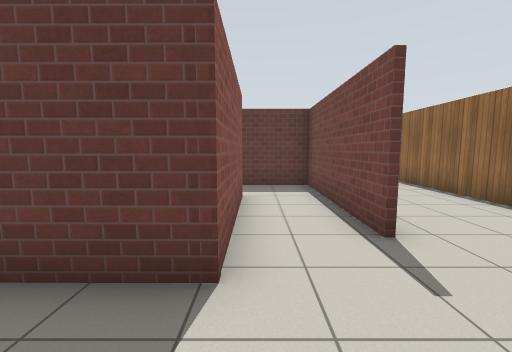
[1] (above)

14 first-person views from a walk through a world built for the Gazebo simulator. The camera is 1.2 m above the floor, tilts 6° down and sees 90° across. The floor is counted in squares, 1 m on a side. Each view is taken from the middle of a square. On the plan, view 1 faces up. The plan holds only what a view shows up to about 12 squares ahead; the rest is blank. Simple patterns stand in for the simulator's built-in surfaces.

[2]
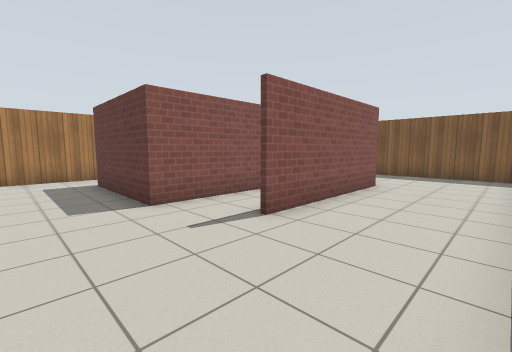

[3]
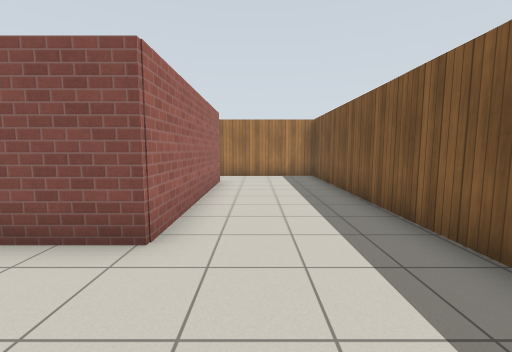

[4]
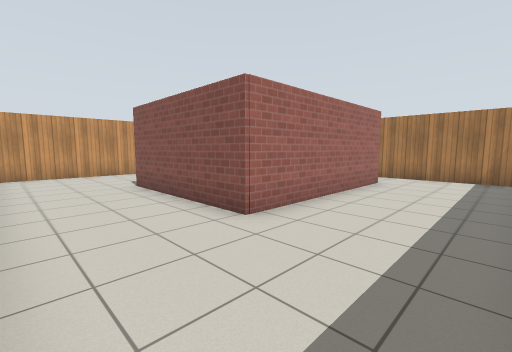

[5]
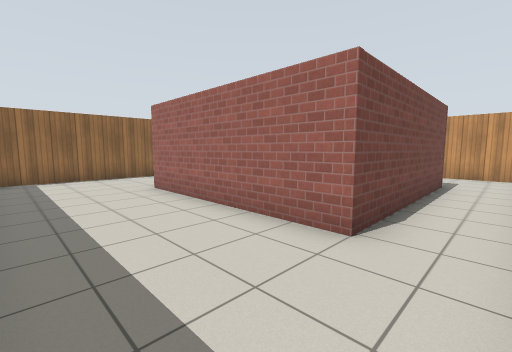

[6]
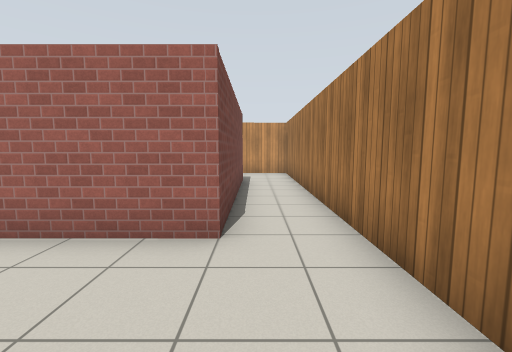

[7]
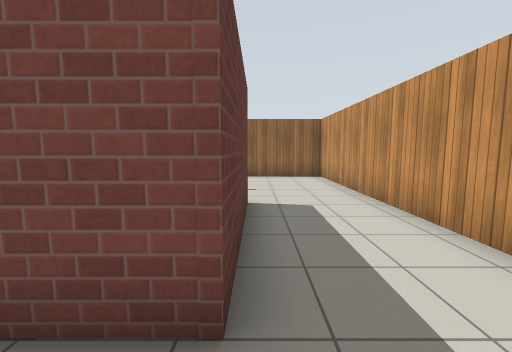

[8]
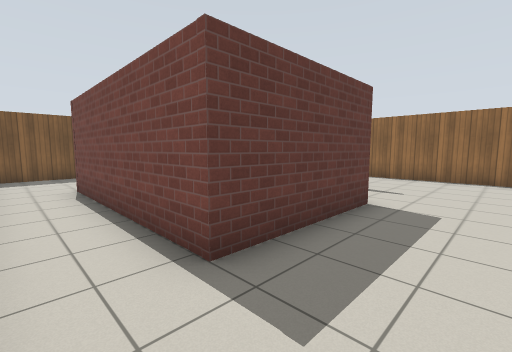

[9]
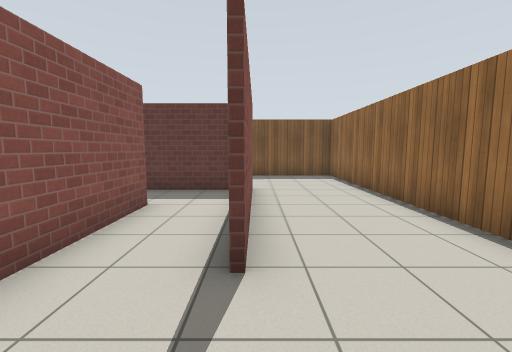

[10]
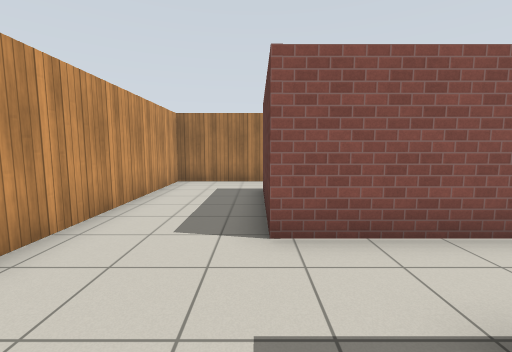

[11]
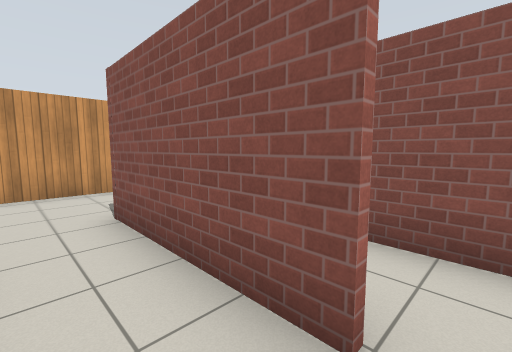

[12]
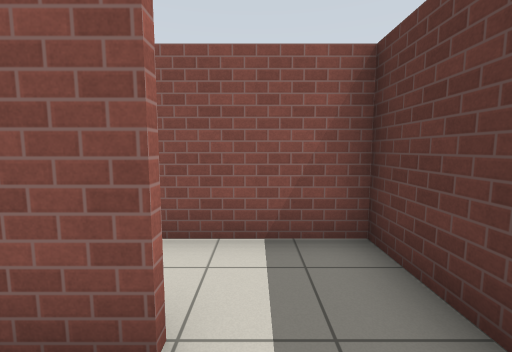

[13]
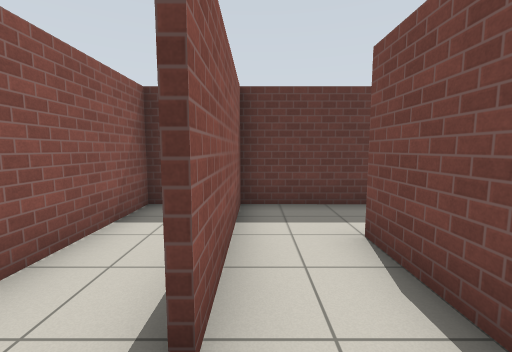

[14]
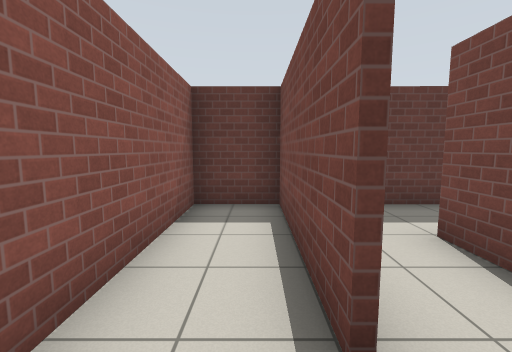

### Floor plan
Points are (right, up) in squares from view 1. A wall is a line through its corners. A room is listed if a view was taken in it or the views show most of it. See-through windows are left out.
Room 1 (views 1, 2, 3, 4, 5, 6, 7, 8, 9, 10, 11, 12)
walls: (-0.3, 6.5) (-0.3, 2.2) (-4.5, 2.2) (-4.5, 8.7) (1.9, 8.6) (1.9, 3.4); (1.8, 3.4) (1.8, 8.5) (0.6, 8.5); (5.4, 12.6) (-6.5, 12.6) (-6.5, -0.9) (5.4, -0.8) (5.4, 12.6)
ways out: opening at (0, 7) to room 4
Room 2 (views 13, 14)
walls: (-2.5, 4.2) (-2.5, 8.5); (-1.9, 8.5) (-4.4, 8.5) (-4.3, 4.1)
ways out: opening at (-2, 3.5) to room 3
Room 3 (no view inside)
walls: (-0.5, 4.4) (-0.5, 6.5); (-2.3, 6.4) (-2.3, 4.2)
ways out: opening at (-2, 3.5) to room 2; opening at (-1, 5.5) to room 4
Room 4 (no view inside)
walls: (-2.3, 8.6) (-2.3, 6.4); (0.6, 8.5) (-1.9, 8.5)
ways out: opening at (0, 7) to room 1; opening at (-1, 5.5) to room 3

Positions as (right, up) in squares from view 1, and headings:
1: (0, 0), facing up
2: (5, 0), facing up-left
3: (5, 10), facing left
4: (5, 12), facing down-left
5: (-6, 12), facing down-right
6: (-5, 12), facing down
7: (-6, 2), facing right
8: (-6, 0), facing up-right
9: (2, 1), facing up
10: (3, 2), facing left
11: (1, 7), facing down-left
12: (1, 7), facing left
13: (-2, 3), facing up
14: (-3, 3), facing up
